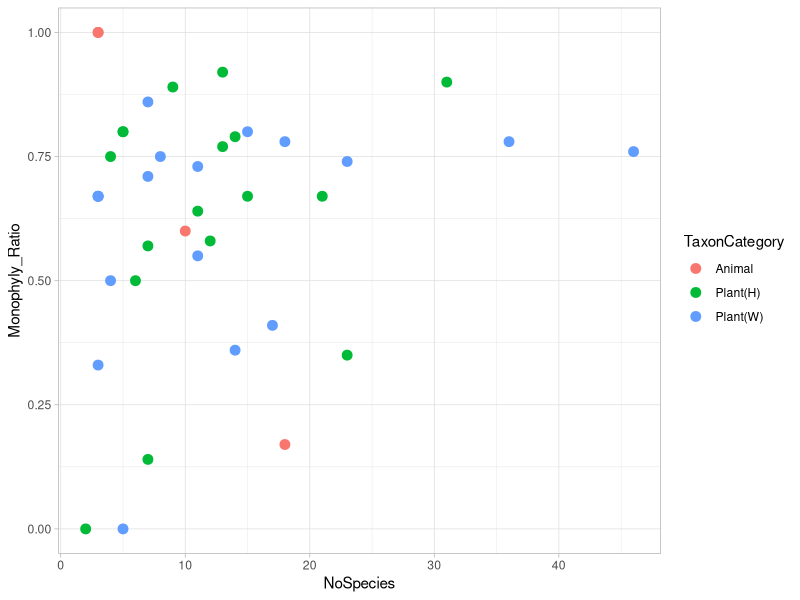

Here is the R script that generated this plot:
# Working directory
setwd('~/Desktop/PhD Research/Drawing/')

# Libraries
library('ggplot2')
data <- read.csv('RAD_published_species.txt', NULL, header = TRUE)
mydf <- data.frame(
  Specie_Name= head(data$Material, n=39L), 
  Monophyly_Ratio = as.numeric(head(data$Monophyletic_Ratio,n=39L)),
  TaxonCategory = head(data$Kingdom,n=39L),
  NoSpecies = as.numeric(head(data$No.N.1, n=39L))
)
ggplot(mydf, aes(col = TaxonCategory, x = NoSpecies, y = Monophyly_Ratio)) + 
  geom_point(size=3) +
  theme_light()

